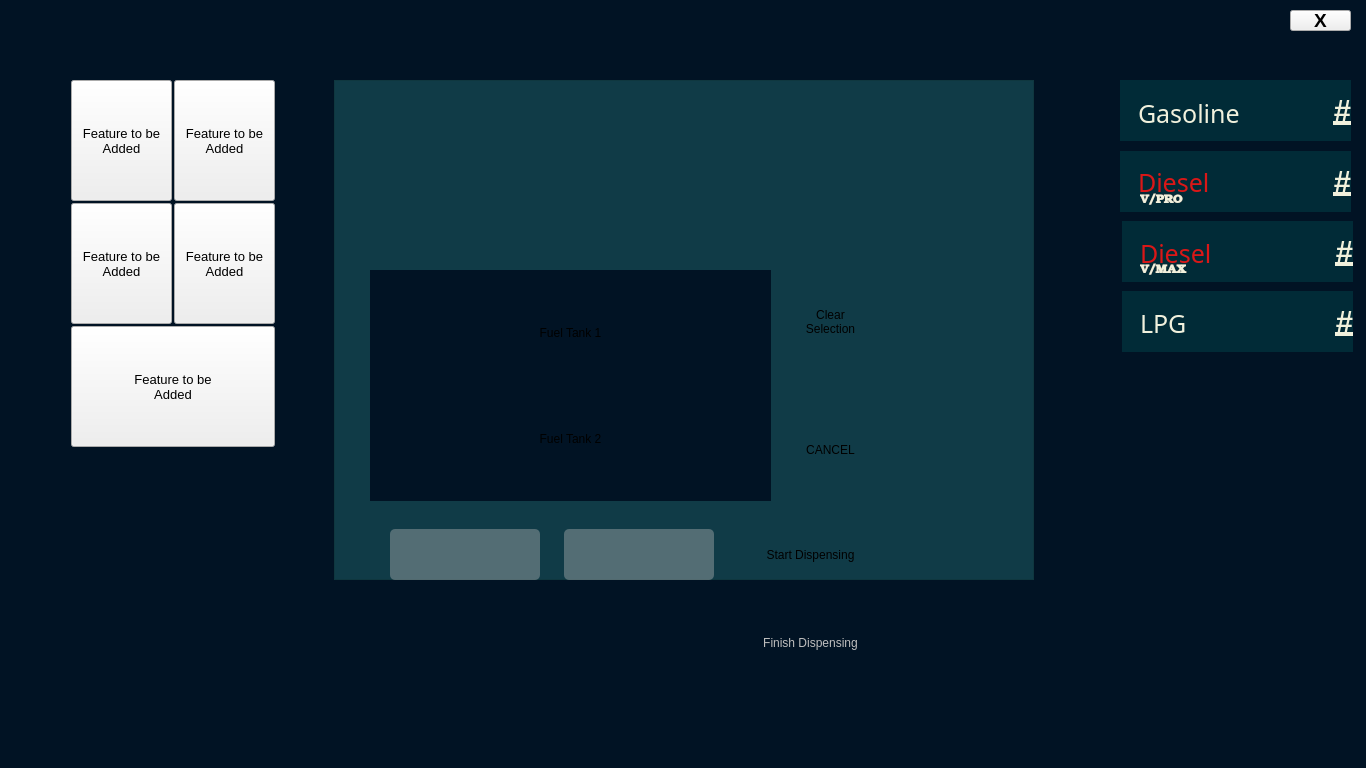
<?xml version="1.0" encoding="UTF-8"?>
<ui version="4.0">
 <class>MainWindow</class>
 <widget class="QMainWindow" name="MainWindow">
  <property name="geometry">
   <rect>
    <x>0</x>
    <y>0</y>
    <width>1366</width>
    <height>768</height>
   </rect>
  </property>
  <property name="minimumSize">
   <size>
    <width>680</width>
    <height>384</height>
   </size>
  </property>
  <property name="windowTitle">
   <string>MainWindow</string>
  </property>
  <property name="styleSheet">
   <string notr="true">#centralWidget{background-color: rgb(1, 19, 36);}</string>
  </property>
  <widget class="QWidget" name="centralWidget">
   <property name="styleSheet">
    <string notr="true"/>
   </property>
   <widget class="QLabel" name="label_2">
    <property name="geometry">
     <rect>
      <x>615</x>
      <y>20</y>
      <width>141</width>
      <height>41</height>
     </rect>
    </property>
    <property name="font">
     <font>
      <pointsize>15</pointsize>
     </font>
    </property>
    <property name="styleSheet">
     <string notr="true">color: white</string>
    </property>
    <property name="text">
     <string/>
    </property>
    <property name="alignment">
     <set>Qt::AlignCenter</set>
    </property>
   </widget>
   <widget class="QGroupBox" name="groupBox_3">
    <property name="geometry">
     <rect>
      <x>350</x>
      <y>210</y>
      <width>571</width>
      <height>481</height>
     </rect>
    </property>
    <property name="styleSheet">
     <string notr="true">border:no</string>
    </property>
    <property name="title">
     <string/>
    </property>
    <widget class="QGroupBox" name="groupBox">
     <property name="geometry">
      <rect>
       <x>20</x>
       <y>60</y>
       <width>401</width>
       <height>231</height>
      </rect>
     </property>
     <property name="styleSheet">
      <string notr="true">background-color: rgb(1, 19, 36);
border: no</string>
     </property>
     <property name="title">
      <string/>
     </property>
     <widget class="QPushButton" name="pushButton">
      <property name="geometry">
       <rect>
        <x>20</x>
        <y>22</y>
        <width>361</width>
        <height>81</height>
       </rect>
      </property>
      <property name="styleSheet">
       <string notr="true">QPushButton{
border:none;
background-color: rgba(173, 235, 253, 255);
}

QPushButton::pressed {
border:none;
background-color: rgba(255, 163, 0, 1);
};
</string>
      </property>
      <property name="text">
       <string>Fuel Tank 1</string>
      </property>
     </widget>
     <widget class="QPushButton" name="pushButton_2">
      <property name="geometry">
       <rect>
        <x>20</x>
        <y>128</y>
        <width>361</width>
        <height>81</height>
       </rect>
      </property>
      <property name="styleSheet">
       <string notr="true">QPushButton{
border:none;
background-color: rgba(173, 235, 253, 255);
}

QPushButton::pressed {
border:none;
background-color: rgba(255, 163, 0, 1);
};
</string>
      </property>
      <property name="text">
       <string>Fuel Tank 2</string>
      </property>
     </widget>
    </widget>
    <widget class="QPushButton" name="pushButton_9">
     <property name="geometry">
      <rect>
       <x>430</x>
       <y>60</y>
       <width>101</width>
       <height>103</height>
      </rect>
     </property>
     <property name="styleSheet">
      <string notr="true">QPushButton{
border:none;
color: white;
background-color: rgba(245, 120, 13, 255);
}

/*QPushButton::hover {
border:none;
background-color: rgba(39, 151, 211, 200);
}*/
QPushButton::pressed {
border:none;
background-color: rgba(235, 110, 3, 255);
};
</string>
     </property>
     <property name="text">
      <string>Clear
Selection</string>
     </property>
    </widget>
    <widget class="QPushButton" name="pushButton_10">
     <property name="geometry">
      <rect>
       <x>390</x>
       <y>304</y>
       <width>141</width>
       <height>81</height>
      </rect>
     </property>
     <property name="styleSheet">
      <string notr="true">QPushButton{
border:none;
color: white;
background-color: rgba(4, 144, 71, 255);
}

/*QPushButton::hover {
border:none;
background-color: rgba(39, 151, 211, 200);
}*/
QPushButton::pressed {
border:none;
background-color: rgba(4, 140, 65, 255);
};
</string>
     </property>
     <property name="text">
      <string>Start Dispensing</string>
     </property>
    </widget>
    <widget class="QPushButton" name="pushButton_11">
     <property name="enabled">
      <bool>false</bool>
     </property>
     <property name="geometry">
      <rect>
       <x>390</x>
       <y>392</y>
       <width>141</width>
       <height>81</height>
      </rect>
     </property>
     <property name="styleSheet">
      <string notr="true">QPushButton{
border:none;
color: white;
background-color: rgba(204, 0, 0, 255);
}

/*QPushButton::hover {
border:none;
background-color: rgba(39, 151, 211, 200);
}*/
QPushButton::pressed {
border:none;
background-color: rgba(224, 10, 10, 255);
};
</string>
     </property>
     <property name="text">
      <string>Finish Dispensing</string>
     </property>
    </widget>
    <widget class="QLabel" name="label">
     <property name="geometry">
      <rect>
       <x>40</x>
       <y>319</y>
       <width>150</width>
       <height>51</height>
      </rect>
     </property>
     <property name="styleSheet">
      <string notr="true">#label{
background-color: rgba(185, 185, 185, 100);
border-radius: 5px;
color: rgb(221, 221, 221)
}</string>
     </property>
     <property name="text">
      <string/>
     </property>
     <property name="alignment">
      <set>Qt::AlignCenter</set>
     </property>
    </widget>
    <widget class="QLabel" name="label_5">
     <property name="geometry">
      <rect>
       <x>214</x>
       <y>319</y>
       <width>150</width>
       <height>51</height>
      </rect>
     </property>
     <property name="styleSheet">
      <string notr="true">#label_5{
background-color: rgba(185, 185, 185, 100);
border-radius: 5px;
color: rgb(221, 221, 221)
}</string>
     </property>
     <property name="text">
      <string/>
     </property>
     <property name="alignment">
      <set>Qt::AlignCenter</set>
     </property>
    </widget>
    <widget class="QLabel" name="label_6">
     <property name="geometry">
      <rect>
       <x>378</x>
       <y>20</y>
       <width>161</width>
       <height>31</height>
      </rect>
     </property>
     <property name="font">
      <font>
       <pointsize>15</pointsize>
      </font>
     </property>
     <property name="styleSheet">
      <string notr="true">color: rgb(221, 221, 221)</string>
     </property>
     <property name="text">
      <string/>
     </property>
     <property name="alignment">
      <set>Qt::AlignCenter</set>
     </property>
    </widget>
    <widget class="QPushButton" name="pushButton_13">
     <property name="geometry">
      <rect>
       <x>430</x>
       <y>188</y>
       <width>101</width>
       <height>103</height>
      </rect>
     </property>
     <property name="styleSheet">
      <string notr="true">QPushButton{
border:none;
color: white;
background-color: rgba(204, 0, 0, 255);
}

/*QPushButton::hover {
border:none;
background-color: rgba(39, 151, 211, 200);
}*/
QPushButton::pressed {
border:none;
background-color: rgba(224, 10, 10, 255);
};
</string>
     </property>
     <property name="text">
      <string>CANCEL</string>
     </property>
    </widget>
   </widget>
   <widget class="QGroupBox" name="groupBox_5">
    <property name="geometry">
     <rect>
      <x>0</x>
      <y>0</y>
      <width>1366</width>
      <height>768</height>
     </rect>
    </property>
    <property name="font">
     <font>
      <pointsize>14</pointsize>
     </font>
    </property>
    <property name="styleSheet">
     <string notr="true">#groupBox_5{
color: rgb(241, 241, 221); 
background-color: rgb(1, 19, 36);
border-radius:8px;
}
</string>
    </property>
    <property name="title">
     <string>Tanks Situations</string>
    </property>
    <property name="alignment">
     <set>Qt::AlignCenter</set>
    </property>
    <widget class="QProgressBar" name="progressBar">
     <property name="geometry">
      <rect>
       <x>64</x>
       <y>180</y>
       <width>250</width>
       <height>260</height>
      </rect>
     </property>
     <property name="maximumSize">
      <size>
       <width>16777215</width>
       <height>16777211</height>
      </size>
     </property>
     <property name="font">
      <font>
       <family>Waree</family>
       <weight>75</weight>
       <bold>true</bold>
      </font>
     </property>
     <property name="styleSheet">
      <string notr="true">QProgressBar {
	color: white;
     border: 2px solid grey;
background-color: rgba(255, 255, 255, 150);
     
 }

 QProgressBar::chunk {
     background-color: rgba(20, 70, 80, 250);
 }</string>
     </property>
     <property name="value">
      <number>75</number>
     </property>
     <property name="alignment">
      <set>Qt::AlignCenter</set>
     </property>
     <property name="textVisible">
      <bool>true</bool>
     </property>
     <property name="orientation">
      <enum>Qt::Vertical</enum>
     </property>
    </widget>
    <widget class="QProgressBar" name="progressBar_2">
     <property name="geometry">
      <rect>
       <x>380</x>
       <y>180</y>
       <width>250</width>
       <height>260</height>
      </rect>
     </property>
     <property name="font">
      <font>
       <family>Waree</family>
       <weight>75</weight>
       <bold>true</bold>
      </font>
     </property>
     <property name="styleSheet">
      <string notr="true">QProgressBar {
	color: white;
     border: 2px solid grey;
background-color: rgba(255, 255, 255, 150);
     
 }

 QProgressBar::chunk {
     background-color: rgba(20, 70, 80, 250);
 }</string>
     </property>
     <property name="value">
      <number>0</number>
     </property>
     <property name="alignment">
      <set>Qt::AlignCenter</set>
     </property>
     <property name="orientation">
      <enum>Qt::Vertical</enum>
     </property>
    </widget>
    <widget class="QLabel" name="label_33">
     <property name="geometry">
      <rect>
       <x>64</x>
       <y>110</y>
       <width>251</width>
       <height>45</height>
      </rect>
     </property>
     <property name="font">
      <font>
       <weight>75</weight>
       <bold>true</bold>
      </font>
     </property>
     <property name="styleSheet">
      <string notr="true">color: white;
</string>
     </property>
     <property name="text">
      <string>Temperature:</string>
     </property>
     <property name="alignment">
      <set>Qt::AlignLeading|Qt::AlignLeft|Qt::AlignVCenter</set>
     </property>
    </widget>
    <widget class="QLabel" name="label_34">
     <property name="geometry">
      <rect>
       <x>380</x>
       <y>110</y>
       <width>251</width>
       <height>45</height>
      </rect>
     </property>
     <property name="font">
      <font>
       <weight>75</weight>
       <bold>true</bold>
      </font>
     </property>
     <property name="styleSheet">
      <string notr="true">color: white;
</string>
     </property>
     <property name="text">
      <string>Temperature:</string>
     </property>
     <property name="alignment">
      <set>Qt::AlignLeading|Qt::AlignLeft|Qt::AlignVCenter</set>
     </property>
    </widget>
    <widget class="QLabel" name="label_35">
     <property name="geometry">
      <rect>
       <x>64</x>
       <y>65</y>
       <width>151</width>
       <height>45</height>
      </rect>
     </property>
     <property name="font">
      <font>
       <weight>75</weight>
       <bold>true</bold>
      </font>
     </property>
     <property name="styleSheet">
      <string notr="true">background-color: rgba(20, 70, 80, 200);
border-radius: 7px;
color: white;
</string>
     </property>
     <property name="text">
      <string>TANK ID:</string>
     </property>
     <property name="alignment">
      <set>Qt::AlignCenter</set>
     </property>
    </widget>
    <widget class="QLabel" name="label_36">
     <property name="geometry">
      <rect>
       <x>64</x>
       <y>140</y>
       <width>251</width>
       <height>45</height>
      </rect>
     </property>
     <property name="font">
      <font>
       <weight>75</weight>
       <bold>true</bold>
      </font>
     </property>
     <property name="styleSheet">
      <string notr="true">color: white;
</string>
     </property>
     <property name="text">
      <string>Fuel tank filling ratio:</string>
     </property>
     <property name="alignment">
      <set>Qt::AlignLeading|Qt::AlignLeft|Qt::AlignVCenter</set>
     </property>
    </widget>
    <widget class="QLabel" name="label_37">
     <property name="geometry">
      <rect>
       <x>380</x>
       <y>65</y>
       <width>151</width>
       <height>45</height>
      </rect>
     </property>
     <property name="font">
      <font>
       <weight>75</weight>
       <bold>true</bold>
      </font>
     </property>
     <property name="styleSheet">
      <string notr="true">background-color: rgba(20, 70, 80, 200);
border-radius: 7px;
color: white;
</string>
     </property>
     <property name="text">
      <string>TANK ID:</string>
     </property>
     <property name="alignment">
      <set>Qt::AlignCenter</set>
     </property>
    </widget>
    <widget class="QLabel" name="label_38">
     <property name="geometry">
      <rect>
       <x>380</x>
       <y>140</y>
       <width>241</width>
       <height>45</height>
      </rect>
     </property>
     <property name="font">
      <font>
       <weight>75</weight>
       <bold>true</bold>
      </font>
     </property>
     <property name="styleSheet">
      <string notr="true">color: white;
</string>
     </property>
     <property name="text">
      <string>Fuel tank filling ratio:</string>
     </property>
     <property name="alignment">
      <set>Qt::AlignLeading|Qt::AlignLeft|Qt::AlignVCenter</set>
     </property>
    </widget>
   </widget>
   <widget class="QGroupBox" name="groupBox_4">
    <property name="geometry">
     <rect>
      <x>0</x>
      <y>0</y>
      <width>1366</width>
      <height>768</height>
     </rect>
    </property>
    <property name="font">
     <font>
      <pointsize>14</pointsize>
     </font>
    </property>
    <property name="styleSheet">
     <string notr="true">#groupBox_4{
color: rgb(241, 241, 221); 
background-color: rgb(1, 19, 36);
border-radius:8px;
}
</string>
    </property>
    <property name="title">
     <string/>
    </property>
    <property name="alignment">
     <set>Qt::AlignCenter</set>
    </property>
    <widget class="QLabel" name="label_7">
     <property name="geometry">
      <rect>
       <x>1120</x>
       <y>80</y>
       <width>231</width>
       <height>61</height>
      </rect>
     </property>
     <property name="font">
      <font>
       <pointsize>23</pointsize>
       <weight>75</weight>
       <italic>false</italic>
       <bold>true</bold>
       <underline>true</underline>
       <strikeout>false</strikeout>
      </font>
     </property>
     <property name="styleSheet">
      <string notr="true">background-color: rgba(1, 50, 60, 200);
color: rgb(241, 241, 221); 
</string>
     </property>
     <property name="text">
      <string>#</string>
     </property>
     <property name="alignment">
      <set>Qt::AlignRight|Qt::AlignTrailing|Qt::AlignVCenter</set>
     </property>
    </widget>
    <widget class="QLabel" name="label_8">
     <property name="geometry">
      <rect>
       <x>1138</x>
       <y>90</y>
       <width>111</width>
       <height>41</height>
      </rect>
     </property>
     <property name="font">
      <font>
       <family>Uroob</family>
       <pointsize>19</pointsize>
      </font>
     </property>
     <property name="styleSheet">
      <string notr="true">color: rgb(241, 241, 221); </string>
     </property>
     <property name="text">
      <string>Gasoline</string>
     </property>
     <property name="alignment">
      <set>Qt::AlignBottom|Qt::AlignLeading|Qt::AlignLeft</set>
     </property>
    </widget>
    <widget class="QLabel" name="label_9">
     <property name="geometry">
      <rect>
       <x>1120</x>
       <y>151</y>
       <width>231</width>
       <height>61</height>
      </rect>
     </property>
     <property name="font">
      <font>
       <pointsize>23</pointsize>
       <weight>75</weight>
       <italic>false</italic>
       <bold>true</bold>
       <underline>true</underline>
       <strikeout>false</strikeout>
      </font>
     </property>
     <property name="styleSheet">
      <string notr="true">background-color: rgba(1, 50, 60, 200);
color: rgb(241, 241, 221); 
</string>
     </property>
     <property name="text">
      <string>#</string>
     </property>
     <property name="alignment">
      <set>Qt::AlignRight|Qt::AlignTrailing|Qt::AlignVCenter</set>
     </property>
    </widget>
    <widget class="QLabel" name="label_10">
     <property name="geometry">
      <rect>
       <x>1138</x>
       <y>159</y>
       <width>111</width>
       <height>41</height>
      </rect>
     </property>
     <property name="font">
      <font>
       <family>Uroob</family>
       <pointsize>19</pointsize>
      </font>
     </property>
     <property name="styleSheet">
      <string notr="true">color: rgb(218, 23, 23);</string>
     </property>
     <property name="text">
      <string>Diesel</string>
     </property>
     <property name="alignment">
      <set>Qt::AlignBottom|Qt::AlignLeading|Qt::AlignLeft</set>
     </property>
    </widget>
    <widget class="QLabel" name="label_15">
     <property name="geometry">
      <rect>
       <x>1122</x>
       <y>221</y>
       <width>231</width>
       <height>61</height>
      </rect>
     </property>
     <property name="font">
      <font>
       <pointsize>23</pointsize>
       <weight>75</weight>
       <italic>false</italic>
       <bold>true</bold>
       <underline>true</underline>
       <strikeout>false</strikeout>
      </font>
     </property>
     <property name="styleSheet">
      <string notr="true">background-color: rgba(1, 50, 60, 200);
color: rgb(241, 241, 221); 
</string>
     </property>
     <property name="text">
      <string>#</string>
     </property>
     <property name="alignment">
      <set>Qt::AlignRight|Qt::AlignTrailing|Qt::AlignVCenter</set>
     </property>
    </widget>
    <widget class="QLabel" name="label_16">
     <property name="geometry">
      <rect>
       <x>1140</x>
       <y>230</y>
       <width>111</width>
       <height>41</height>
      </rect>
     </property>
     <property name="font">
      <font>
       <family>Uroob</family>
       <pointsize>19</pointsize>
      </font>
     </property>
     <property name="styleSheet">
      <string notr="true">color: rgb(218, 23, 23);</string>
     </property>
     <property name="text">
      <string>Diesel</string>
     </property>
     <property name="alignment">
      <set>Qt::AlignBottom|Qt::AlignLeading|Qt::AlignLeft</set>
     </property>
    </widget>
    <widget class="QLabel" name="label_17">
     <property name="geometry">
      <rect>
       <x>1122</x>
       <y>291</y>
       <width>231</width>
       <height>61</height>
      </rect>
     </property>
     <property name="font">
      <font>
       <pointsize>23</pointsize>
       <weight>75</weight>
       <italic>false</italic>
       <bold>true</bold>
       <underline>true</underline>
       <strikeout>false</strikeout>
      </font>
     </property>
     <property name="styleSheet">
      <string notr="true">background-color: rgba(1, 50, 60, 200);
color: rgb(241, 241, 221); 
</string>
     </property>
     <property name="text">
      <string>#</string>
     </property>
     <property name="alignment">
      <set>Qt::AlignRight|Qt::AlignTrailing|Qt::AlignVCenter</set>
     </property>
    </widget>
    <widget class="QLabel" name="label_18">
     <property name="geometry">
      <rect>
       <x>1140</x>
       <y>300</y>
       <width>111</width>
       <height>41</height>
      </rect>
     </property>
     <property name="font">
      <font>
       <family>Uroob</family>
       <pointsize>19</pointsize>
      </font>
     </property>
     <property name="styleSheet">
      <string notr="true">color: rgb(241, 241, 221); </string>
     </property>
     <property name="text">
      <string>LPG</string>
     </property>
     <property name="alignment">
      <set>Qt::AlignBottom|Qt::AlignLeading|Qt::AlignLeft</set>
     </property>
    </widget>
    <widget class="QLabel" name="label_19">
     <property name="geometry">
      <rect>
       <x>1140</x>
       <y>190</y>
       <width>81</width>
       <height>21</height>
      </rect>
     </property>
     <property name="font">
      <font>
       <family>URW Bookman L</family>
       <pointsize>9</pointsize>
       <weight>75</weight>
       <bold>true</bold>
      </font>
     </property>
     <property name="styleSheet">
      <string notr="true">color: rgb(241, 241, 221); </string>
     </property>
     <property name="text">
      <string>V/PRO</string>
     </property>
    </widget>
    <widget class="QLabel" name="label_20">
     <property name="geometry">
      <rect>
       <x>1140</x>
       <y>260</y>
       <width>81</width>
       <height>21</height>
      </rect>
     </property>
     <property name="font">
      <font>
       <family>URW Bookman L</family>
       <pointsize>9</pointsize>
       <weight>75</weight>
       <bold>true</bold>
      </font>
     </property>
     <property name="styleSheet">
      <string notr="true">color: rgb(241, 241, 221); </string>
     </property>
     <property name="text">
      <string>V/MAX</string>
     </property>
    </widget>
    <widget class="QTableView" name="tableView">
     <property name="geometry">
      <rect>
       <x>334</x>
       <y>80</y>
       <width>700</width>
       <height>500</height>
      </rect>
     </property>
     <property name="styleSheet">
      <string notr="true">background-color: rgba(20, 70, 80, 200);
color: white</string>
     </property>
     <property name="dragDropOverwriteMode">
      <bool>false</bool>
     </property>
     <attribute name="verticalHeaderVisible">
      <bool>false</bool>
     </attribute>
    </widget>
    <widget class="QPushButton" name="pushButton_3">
     <property name="geometry">
      <rect>
       <x>71</x>
       <y>80</y>
       <width>101</width>
       <height>121</height>
      </rect>
     </property>
     <property name="font">
      <font>
       <pointsize>10</pointsize>
       <weight>50</weight>
       <bold>false</bold>
      </font>
     </property>
     <property name="styleSheet">
      <string notr="true">QPushButton{
border:none;
color: rgb(241, 241, 221); 
background-color: rgba(20, 70, 80, 200);
}

QPushButton::hover {
border:none;
color: rgb(241, 241, 221); 
background-color: rgba(20, 90, 100, 200);
}
QPushButton::pressed {
border:none;
color: rgb(241, 241, 221); 
background-color: rgba(20, 90, 100, 200);
};
</string>
     </property>
     <property name="text">
      <string>Feature to be
Added</string>
     </property>
    </widget>
    <widget class="QPushButton" name="pushButton_4">
     <property name="geometry">
      <rect>
       <x>174</x>
       <y>80</y>
       <width>101</width>
       <height>121</height>
      </rect>
     </property>
     <property name="font">
      <font>
       <pointsize>10</pointsize>
       <weight>50</weight>
       <bold>false</bold>
      </font>
     </property>
     <property name="styleSheet">
      <string notr="true">QPushButton{
border:none;
color: rgb(241, 241, 221); 
background-color: rgba(20, 70, 80, 200);
}

QPushButton::hover {
border:none;
color: rgb(241, 241, 221); 
background-color: rgba(20, 90, 100, 200);
}
QPushButton::pressed {
border:none;
color: rgb(241, 241, 221); 
background-color: rgba(20, 90, 100, 200);
};
</string>
     </property>
     <property name="text">
      <string>Feature to be
Added</string>
     </property>
    </widget>
    <widget class="QPushButton" name="pushButton_5">
     <property name="geometry">
      <rect>
       <x>71</x>
       <y>203</y>
       <width>101</width>
       <height>121</height>
      </rect>
     </property>
     <property name="font">
      <font>
       <pointsize>10</pointsize>
       <weight>50</weight>
       <bold>false</bold>
      </font>
     </property>
     <property name="styleSheet">
      <string notr="true">QPushButton{
border:none;
color: rgb(241, 241, 221); 
background-color: rgba(20, 70, 80, 200);
}

QPushButton::hover {
border:none;
color: rgb(241, 241, 221); 
background-color: rgba(20, 90, 100, 200);
}
QPushButton::pressed {
border:none;
color: rgb(241, 241, 221); 
background-color: rgba(20, 90, 100, 200);
};
</string>
     </property>
     <property name="text">
      <string>Feature to be
Added</string>
     </property>
    </widget>
    <widget class="QPushButton" name="pushButton_6">
     <property name="geometry">
      <rect>
       <x>174</x>
       <y>203</y>
       <width>101</width>
       <height>121</height>
      </rect>
     </property>
     <property name="font">
      <font>
       <pointsize>10</pointsize>
       <weight>50</weight>
       <bold>false</bold>
      </font>
     </property>
     <property name="styleSheet">
      <string notr="true">QPushButton{
border:none;
color: rgb(241, 241, 221); 
background-color: rgba(20, 70, 80, 200);
}

QPushButton::hover {
border:none;
color: rgb(241, 241, 221); 
background-color: rgba(20, 90, 100, 200);
}
QPushButton::pressed {
border:none;
color: rgb(241, 241, 221); 
background-color: rgba(20, 90, 100, 200);
};
</string>
     </property>
     <property name="text">
      <string>Feature to be
Added</string>
     </property>
    </widget>
    <widget class="QPushButton" name="pushButton_16">
     <property name="enabled">
      <bool>true</bool>
     </property>
     <property name="geometry">
      <rect>
       <x>71</x>
       <y>326</y>
       <width>204</width>
       <height>121</height>
      </rect>
     </property>
     <property name="font">
      <font>
       <pointsize>10</pointsize>
       <weight>50</weight>
       <bold>false</bold>
      </font>
     </property>
     <property name="styleSheet">
      <string notr="true">QPushButton{
border:none;
color: rgb(241, 241, 221); 
background-color: rgba(20, 70, 80, 200);
}

QPushButton::hover {
border:none;
color: rgb(241, 241, 221); 
background-color: rgba(20, 90, 100, 200);
}
QPushButton::pressed {
border:none;
color: rgb(241, 241, 221); 
background-color: rgba(20, 90, 100, 200);
};
</string>
     </property>
     <property name="text">
      <string>Feature to be
Added</string>
     </property>
    </widget>
    <zorder>label_7</zorder>
    <zorder>label_8</zorder>
    <zorder>label_9</zorder>
    <zorder>label_10</zorder>
    <zorder>label_15</zorder>
    <zorder>label_16</zorder>
    <zorder>label_17</zorder>
    <zorder>label_18</zorder>
    <zorder>label_19</zorder>
    <zorder>tableView</zorder>
    <zorder>label_20</zorder>
    <zorder>pushButton_3</zorder>
    <zorder>pushButton_4</zorder>
    <zorder>pushButton_5</zorder>
    <zorder>pushButton_6</zorder>
    <zorder>pushButton_16</zorder>
   </widget>
   <widget class="QGroupBox" name="groupBox_6">
    <property name="geometry">
     <rect>
      <x>320</x>
      <y>290</y>
      <width>731</width>
      <height>291</height>
     </rect>
    </property>
    <property name="styleSheet">
     <string notr="true">border:no</string>
    </property>
    <property name="title">
     <string/>
    </property>
    <widget class="QPushButton" name="pushButton_14">
     <property name="geometry">
      <rect>
       <x>563</x>
       <y>30</y>
       <width>160</width>
       <height>231</height>
      </rect>
     </property>
     <property name="font">
      <font>
       <pointsize>13</pointsize>
       <weight>75</weight>
       <bold>true</bold>
      </font>
     </property>
     <property name="styleSheet">
      <string notr="true">QPushButton{
border:none;
color: white;
background-color: rgba(20, 90, 100, 240);
}

QPushButton::hover {
border:none;
background-color: rgba(20, 100, 110, 240);
}
QPushButton::pressed {
border:none;
background-color: rgba(20, 100, 110, 240);
};
</string>
     </property>
     <property name="text">
      <string>Sales Monitoring
Screen</string>
     </property>
    </widget>
    <widget class="QPushButton" name="pushButton_7">
     <property name="geometry">
      <rect>
       <x>170</x>
       <y>30</y>
       <width>391</width>
       <height>152</height>
      </rect>
     </property>
     <property name="font">
      <font>
       <pointsize>20</pointsize>
       <weight>75</weight>
       <bold>true</bold>
      </font>
     </property>
     <property name="styleSheet">
      <string notr="true">QPushButton{
border:none;
color: white;
background-color: rgba(20, 90, 100, 240);
}

QPushButton::hover {
border:none;
background-color: rgba(20, 100, 110, 240);
}
QPushButton::pressed {
border:none;
background-color: rgba(20, 100, 110, 240);
};
</string>
     </property>
     <property name="text">
      <string>Initiate Refueling</string>
     </property>
    </widget>
    <widget class="QPushButton" name="pushButton_12">
     <property name="geometry">
      <rect>
       <x>170</x>
       <y>184</y>
       <width>391</width>
       <height>77</height>
      </rect>
     </property>
     <property name="font">
      <font>
       <pointsize>20</pointsize>
       <weight>75</weight>
       <bold>true</bold>
      </font>
     </property>
     <property name="styleSheet">
      <string notr="true">QPushButton{
border:none;
color: white;
background-color: rgba(204, 0, 0, 255);
}

QPushButton::hover {
border:none;
background-color: rgba(224, 15, 15, 255);
}
QPushButton::pressed {
border:none;
background-color: rgba(224, 15, 15, 255);
};
</string>
     </property>
     <property name="text">
      <string>Exit</string>
     </property>
    </widget>
    <widget class="QPushButton" name="pushButton_8">
     <property name="geometry">
      <rect>
       <x>8</x>
       <y>30</y>
       <width>160</width>
       <height>231</height>
      </rect>
     </property>
     <property name="font">
      <font>
       <pointsize>13</pointsize>
       <weight>75</weight>
       <bold>true</bold>
      </font>
     </property>
     <property name="styleSheet">
      <string notr="true">QPushButton{
border:none;
color: white;
background-color: rgba(20, 90, 100, 240);
}

QPushButton::hover {
border:none;
background-color: rgba(20, 100, 110, 240);
}
QPushButton::pressed {
border:none;
background-color: rgba(20, 100, 110, 240);
};
</string>
     </property>
     <property name="text">
      <string>Tank Monitoring
Screen</string>
     </property>
    </widget>
    <widget class="QGroupBox" name="groupBox_2">
     <property name="geometry">
      <rect>
       <x>240</x>
       <y>30</y>
       <width>251</width>
       <height>251</height>
      </rect>
     </property>
     <property name="styleSheet">
      <string notr="true">#groupBox_2{
background-color: rgba(185, 185, 185, 100);
border-radius: 15px;
}</string>
     </property>
     <property name="title">
      <string/>
     </property>
     <widget class="QLabel" name="label_4">
      <property name="geometry">
       <rect>
        <x>32</x>
        <y>210</y>
        <width>191</width>
        <height>31</height>
       </rect>
      </property>
      <property name="font">
       <font>
        <pointsize>15</pointsize>
        <weight>75</weight>
        <bold>true</bold>
       </font>
      </property>
      <property name="styleSheet">
       <string notr="true">color: rgb(221, 221, 221)</string>
      </property>
      <property name="text">
       <string/>
      </property>
      <property name="alignment">
       <set>Qt::AlignCenter</set>
      </property>
     </widget>
     <widget class="QLabel" name="label_3">
      <property name="geometry">
       <rect>
        <x>40</x>
        <y>30</y>
        <width>175</width>
        <height>175</height>
       </rect>
      </property>
      <property name="text">
       <string/>
      </property>
      <property name="alignment">
       <set>Qt::AlignCenter</set>
      </property>
     </widget>
    </widget>
   </widget>
   <widget class="QPushButton" name="pushButton_15">
    <property name="geometry">
     <rect>
      <x>1290</x>
      <y>10</y>
      <width>61</width>
      <height>21</height>
     </rect>
    </property>
    <property name="font">
     <font>
      <pointsize>14</pointsize>
      <weight>75</weight>
      <bold>true</bold>
     </font>
    </property>
    <property name="styleSheet">
     <string notr="true">QPushButton{
border:none;
color: white;
border-radius:3px;
background-color: rgba(204, 0, 0, 200);
}

/*QPushButton::hover {
border:none;
background-color: rgba(39, 151, 211, 200);
}*/
QPushButton::pressed {
border:none;
border-radius:5px;
background-color: rgba(224, 10, 10, 255);
};
</string>
    </property>
    <property name="text">
     <string>X</string>
    </property>
   </widget>
   <zorder>groupBox_5</zorder>
   <zorder>groupBox_6</zorder>
   <zorder>groupBox_4</zorder>
   <zorder>groupBox_3</zorder>
   <zorder>pushButton_15</zorder>
   <zorder>label_2</zorder>
  </widget>
 </widget>
 <layoutdefault spacing="6" margin="11"/>
 <resources/>
 <connections/>
</ui>
